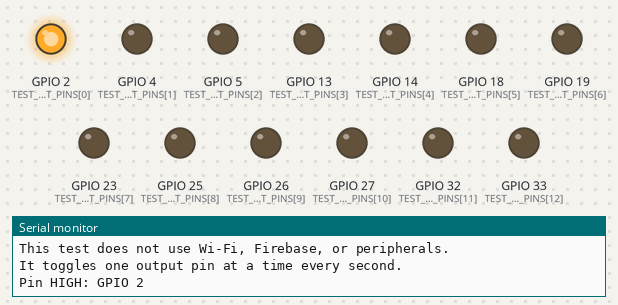
Recording of a sketch running on a simulated ESP32. Shown: output pins drawn as LEDs (lit = HIGH), the last lines printed to the serial monitor.

Above: at 1.1 s.
At 5.1 s:
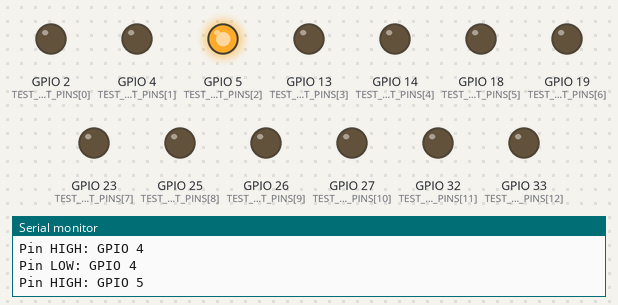
At 9.1 s:
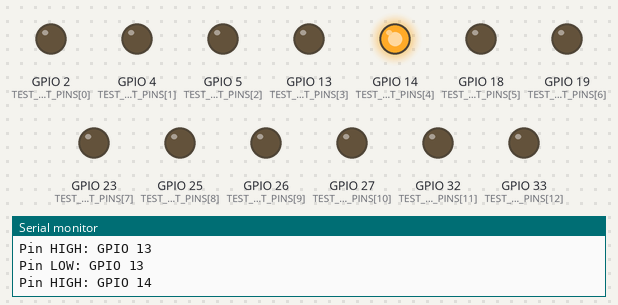
At 19.1 s:
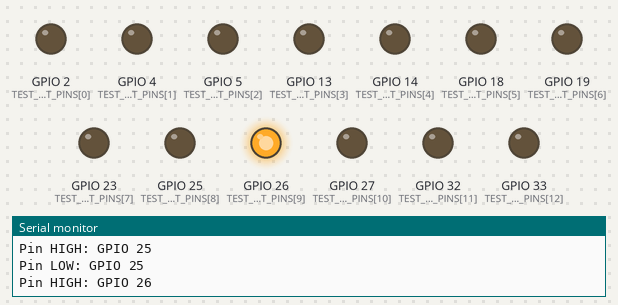
At 29.1 s:
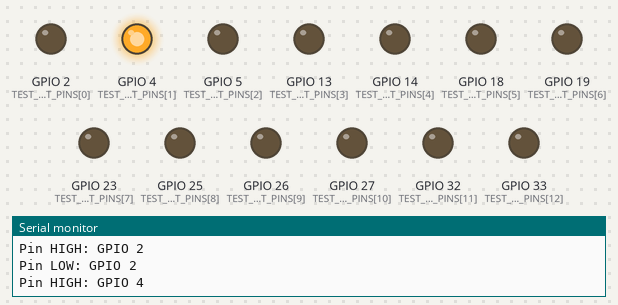
At 38.1 s:
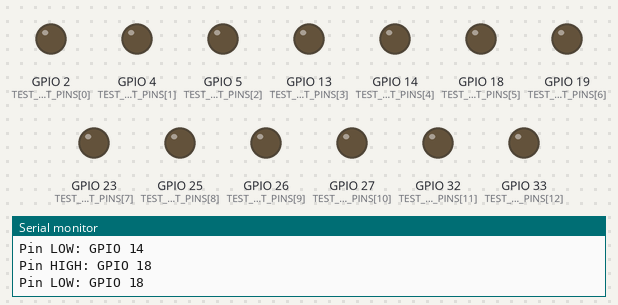
Timing chart, 0 to 40.0 s (numbered marks = the images above):
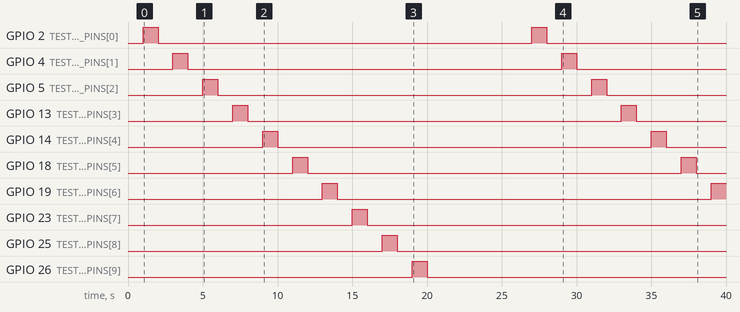

The sketch:

luxlock_gpio_test.ino
```cpp
#include <Arduino.h>

static const uint8_t TEST_OUTPUT_PINS[] = {2, 4, 5, 13, 14, 18, 19, 23, 25, 26, 27, 32, 33};
static const uint32_t STEP_MS = 1000;

uint32_t lastStepAt = 0;
size_t currentIndex = 0;
bool pinHigh = false;

void setAllPinsLow() {
  for (size_t i = 0; i < sizeof(TEST_OUTPUT_PINS) / sizeof(TEST_OUTPUT_PINS[0]); i++) {
    digitalWrite(TEST_OUTPUT_PINS[i], LOW);
  }
}

void setup() {
  Serial.begin(115200);
  delay(1000);

  Serial.println();
  Serial.println("LuxLock ESP32 GPIO Test");
  Serial.println("This test does not use Wi-Fi, Firebase, or peripherals.");
  Serial.println("It toggles one output pin at a time every second.");

  for (size_t i = 0; i < sizeof(TEST_OUTPUT_PINS) / sizeof(TEST_OUTPUT_PINS[0]); i++) {
    pinMode(TEST_OUTPUT_PINS[i], OUTPUT);
    digitalWrite(TEST_OUTPUT_PINS[i], LOW);
  }
}

void loop() {
  uint32_t now = millis();
  if (lastStepAt != 0 && now - lastStepAt < STEP_MS) {
    return;
  }

  lastStepAt = now;

  if (!pinHigh) {
    setAllPinsLow();
    uint8_t pin = TEST_OUTPUT_PINS[currentIndex];
    digitalWrite(pin, HIGH);
    Serial.print("Pin HIGH: GPIO ");
    Serial.println(pin);
    pinHigh = true;
    return;
  }

  uint8_t pin = TEST_OUTPUT_PINS[currentIndex];
  digitalWrite(pin, LOW);
  Serial.print("Pin LOW: GPIO ");
  Serial.println(pin);
  pinHigh = false;
  currentIndex = (currentIndex + 1) % (sizeof(TEST_OUTPUT_PINS) / sizeof(TEST_OUTPUT_PINS[0]));
}
```

Measured:
- by itself, GPIO 19 (TEST_OUTPUT_PINS[6]): LOW → HIGH at 13.0 s, → LOW 1.0 s later, → HIGH 25.0 s later
- by itself, GPIO 23 (TEST_OUTPUT_PINS[7]): LOW → HIGH at 15.0 s, → LOW 1.0 s later
- by itself, GPIO 25 (TEST_OUTPUT_PINS[8]): LOW → HIGH at 17.0 s, → LOW 1.0 s later
- by itself, GPIO 26 (TEST_OUTPUT_PINS[9]): LOW → HIGH at 19.0 s, → LOW 1.0 s later
- by itself, GPIO 27 (TEST_OUTPUT_PINS[10]): LOW → HIGH at 21.0 s, → LOW 1.0 s later
- by itself, GPIO 32 (TEST_OUTPUT_PINS[11]): LOW → HIGH at 23.0 s, → LOW 1.0 s later
- by itself, GPIO 33 (TEST_OUTPUT_PINS[12]): LOW → HIGH at 25.0 s, → LOW 1.0 s later
- by itself, GPIO 2 (TEST_OUTPUT_PINS[0]), GPIO 4 (TEST_OUTPUT_PINS[1]), GPIO 5 (TEST_OUTPUT_PINS[2]), GPIO 13 (TEST_OUTPUT_PINS[3]), GPIO 14 (TEST_OUTPUT_PINS[4]), GPIO 18 (TEST_OUTPUT_PINS[5]): alternates HIGH for 1.0 s and LOW for 25.0 s
